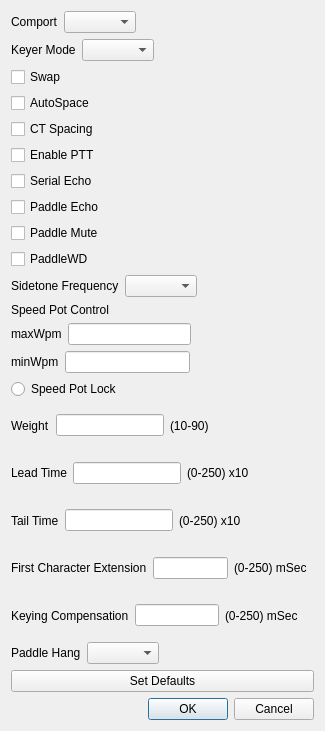
<?xml version="1.0" encoding="UTF-8"?>
<ui version="4.0">
 <class>WinKeyerSetupDialog</class>
 <widget class="QDialog" name="WinKeyerSetupDialog">
  <property name="geometry">
   <rect>
    <x>0</x>
    <y>0</y>
    <width>325</width>
    <height>731</height>
   </rect>
  </property>
  <property name="windowTitle">
   <string>Dialog</string>
  </property>
  <layout class="QVBoxLayout" name="verticalLayout_3">
   <item>
    <layout class="QHBoxLayout" name="horizontalLayout">
     <item>
      <widget class="QLabel" name="label">
       <property name="text">
        <string>Comport</string>
       </property>
      </widget>
     </item>
     <item>
      <widget class="QComboBox" name="comportSel"/>
     </item>
     <item>
      <spacer name="horizontalSpacer_2">
       <property name="orientation">
        <enum>Qt::Horizontal</enum>
       </property>
       <property name="sizeHint" stdset="0">
        <size>
         <width>40</width>
         <height>20</height>
        </size>
       </property>
      </spacer>
     </item>
    </layout>
   </item>
   <item>
    <layout class="QHBoxLayout" name="horizontalLayout_2">
     <item>
      <widget class="QLabel" name="label_2">
       <property name="text">
        <string>Keyer Mode</string>
       </property>
      </widget>
     </item>
     <item>
      <widget class="QComboBox" name="keyerModeSelect"/>
     </item>
     <item>
      <spacer name="horizontalSpacer">
       <property name="orientation">
        <enum>Qt::Horizontal</enum>
       </property>
       <property name="sizeHint" stdset="0">
        <size>
         <width>40</width>
         <height>20</height>
        </size>
       </property>
      </spacer>
     </item>
    </layout>
   </item>
   <item>
    <layout class="QVBoxLayout" name="verticalLayout_2">
     <item>
      <widget class="QCheckBox" name="paddleSwapChkBox">
       <property name="text">
        <string>Swap</string>
       </property>
      </widget>
     </item>
     <item>
      <widget class="QCheckBox" name="autoSpaceChkBox">
       <property name="text">
        <string>AutoSpace</string>
       </property>
      </widget>
     </item>
     <item>
      <widget class="QCheckBox" name="ctSpacingChkBox">
       <property name="text">
        <string>CT Spacing</string>
       </property>
      </widget>
     </item>
     <item>
      <widget class="QCheckBox" name="enablePttChkBox">
       <property name="text">
        <string>Enable PTT</string>
       </property>
      </widget>
     </item>
     <item>
      <widget class="QCheckBox" name="serialEchoChkBox">
       <property name="text">
        <string>Serial Echo</string>
       </property>
      </widget>
     </item>
     <item>
      <widget class="QCheckBox" name="paddleEchoChkBox">
       <property name="text">
        <string>Paddle Echo</string>
       </property>
      </widget>
     </item>
     <item>
      <widget class="QCheckBox" name="paddleMuteChkBox">
       <property name="text">
        <string>Paddle Mute</string>
       </property>
      </widget>
     </item>
     <item>
      <widget class="QCheckBox" name="paddleWdChkBox">
       <property name="text">
        <string>PaddleWD</string>
       </property>
      </widget>
     </item>
    </layout>
   </item>
   <item>
    <layout class="QHBoxLayout" name="horizontalLayout_3">
     <item>
      <widget class="QLabel" name="label_9">
       <property name="text">
        <string>Sidetone Frequency</string>
       </property>
      </widget>
     </item>
     <item>
      <widget class="QComboBox" name="sidetoneComboSel"/>
     </item>
     <item>
      <spacer name="horizontalSpacer_9">
       <property name="orientation">
        <enum>Qt::Horizontal</enum>
       </property>
       <property name="sizeHint" stdset="0">
        <size>
         <width>40</width>
         <height>20</height>
        </size>
       </property>
      </spacer>
     </item>
    </layout>
   </item>
   <item>
    <layout class="QVBoxLayout" name="verticalLayout">
     <item>
      <widget class="QLabel" name="label_10">
       <property name="text">
        <string>Speed Pot Control</string>
       </property>
      </widget>
     </item>
     <item>
      <layout class="QHBoxLayout" name="horizontalLayout_11">
       <item>
        <widget class="QLabel" name="label_16">
         <property name="text">
          <string>maxWpm</string>
         </property>
        </widget>
       </item>
       <item>
        <widget class="QLineEdit" name="minWpmLineEdit"/>
       </item>
       <item>
        <spacer name="horizontalSpacer_10">
         <property name="orientation">
          <enum>Qt::Horizontal</enum>
         </property>
         <property name="sizeHint" stdset="0">
          <size>
           <width>40</width>
           <height>20</height>
          </size>
         </property>
        </spacer>
       </item>
      </layout>
     </item>
     <item>
      <layout class="QHBoxLayout" name="horizontalLayout_10">
       <item>
        <widget class="QLabel" name="label_17">
         <property name="text">
          <string>minWpm</string>
         </property>
        </widget>
       </item>
       <item>
        <widget class="QLineEdit" name="maxWpmLineEdit"/>
       </item>
       <item>
        <spacer name="horizontalSpacer_11">
         <property name="orientation">
          <enum>Qt::Horizontal</enum>
         </property>
         <property name="sizeHint" stdset="0">
          <size>
           <width>40</width>
           <height>20</height>
          </size>
         </property>
        </spacer>
       </item>
      </layout>
     </item>
     <item>
      <widget class="QRadioButton" name="speedPotLockRadBut">
       <property name="text">
        <string>Speed Pot Lock</string>
       </property>
      </widget>
     </item>
    </layout>
   </item>
   <item>
    <layout class="QHBoxLayout" name="horizontalLayout_4">
     <item>
      <widget class="QLabel" name="label_3">
       <property name="text">
        <string>Weight</string>
       </property>
      </widget>
     </item>
     <item>
      <widget class="WinkeyerLineInput" name="weightLineEdit"/>
     </item>
     <item>
      <widget class="QLabel" name="label_11">
       <property name="text">
        <string>(10-90)</string>
       </property>
      </widget>
     </item>
     <item>
      <spacer name="horizontalSpacer_3">
       <property name="orientation">
        <enum>Qt::Horizontal</enum>
       </property>
       <property name="sizeHint" stdset="0">
        <size>
         <width>40</width>
         <height>20</height>
        </size>
       </property>
      </spacer>
     </item>
    </layout>
   </item>
   <item>
    <layout class="QHBoxLayout" name="horizontalLayout_5">
     <item>
      <widget class="QLabel" name="label_4">
       <property name="text">
        <string>Lead Time</string>
       </property>
      </widget>
     </item>
     <item>
      <widget class="WinkeyerLineInput" name="leadTimeLineEdit"/>
     </item>
     <item>
      <widget class="QLabel" name="label_12">
       <property name="text">
        <string>(0-250) x10</string>
       </property>
      </widget>
     </item>
     <item>
      <spacer name="horizontalSpacer_4">
       <property name="orientation">
        <enum>Qt::Horizontal</enum>
       </property>
       <property name="sizeHint" stdset="0">
        <size>
         <width>40</width>
         <height>20</height>
        </size>
       </property>
      </spacer>
     </item>
    </layout>
   </item>
   <item>
    <layout class="QHBoxLayout" name="horizontalLayout_6">
     <item>
      <widget class="QLabel" name="label_5">
       <property name="text">
        <string>Tail Time</string>
       </property>
      </widget>
     </item>
     <item>
      <widget class="WinkeyerLineInput" name="TailTimeLineEdit"/>
     </item>
     <item>
      <widget class="QLabel" name="label_13">
       <property name="text">
        <string>(0-250) x10</string>
       </property>
      </widget>
     </item>
     <item>
      <spacer name="horizontalSpacer_5">
       <property name="orientation">
        <enum>Qt::Horizontal</enum>
       </property>
       <property name="sizeHint" stdset="0">
        <size>
         <width>40</width>
         <height>20</height>
        </size>
       </property>
      </spacer>
     </item>
    </layout>
   </item>
   <item>
    <layout class="QHBoxLayout" name="horizontalLayout_7">
     <item>
      <widget class="QLabel" name="label_6">
       <property name="text">
        <string>First Character Extension</string>
       </property>
      </widget>
     </item>
     <item>
      <widget class="WinkeyerLineInput" name="firstCharExtenLineEdit"/>
     </item>
     <item>
      <widget class="QLabel" name="label_14">
       <property name="text">
        <string>(0-250) mSec</string>
       </property>
      </widget>
     </item>
     <item>
      <spacer name="horizontalSpacer_6">
       <property name="orientation">
        <enum>Qt::Horizontal</enum>
       </property>
       <property name="sizeHint" stdset="0">
        <size>
         <width>40</width>
         <height>20</height>
        </size>
       </property>
      </spacer>
     </item>
    </layout>
   </item>
   <item>
    <layout class="QHBoxLayout" name="horizontalLayout_8">
     <item>
      <widget class="QLabel" name="label_7">
       <property name="text">
        <string>Keying Compensation</string>
       </property>
      </widget>
     </item>
     <item>
      <widget class="WinkeyerLineInput" name="keyCompLineEdit"/>
     </item>
     <item>
      <widget class="QLabel" name="label_15">
       <property name="text">
        <string>(0-250) mSec</string>
       </property>
      </widget>
     </item>
     <item>
      <spacer name="horizontalSpacer_7">
       <property name="orientation">
        <enum>Qt::Horizontal</enum>
       </property>
       <property name="sizeHint" stdset="0">
        <size>
         <width>40</width>
         <height>20</height>
        </size>
       </property>
      </spacer>
     </item>
    </layout>
   </item>
   <item>
    <layout class="QHBoxLayout" name="horizontalLayout_9">
     <item>
      <widget class="QLabel" name="label_8">
       <property name="text">
        <string>Paddle Hang</string>
       </property>
      </widget>
     </item>
     <item>
      <widget class="QComboBox" name="hangTimeComboSel"/>
     </item>
     <item>
      <spacer name="horizontalSpacer_8">
       <property name="orientation">
        <enum>Qt::Horizontal</enum>
       </property>
       <property name="sizeHint" stdset="0">
        <size>
         <width>40</width>
         <height>20</height>
        </size>
       </property>
      </spacer>
     </item>
    </layout>
   </item>
   <item>
    <widget class="QPushButton" name="setDefaultsPushButton">
     <property name="text">
      <string>Set Defaults</string>
     </property>
    </widget>
   </item>
   <item>
    <widget class="QDialogButtonBox" name="buttonBox">
     <property name="orientation">
      <enum>Qt::Horizontal</enum>
     </property>
     <property name="standardButtons">
      <set>QDialogButtonBox::Cancel|QDialogButtonBox::Ok</set>
     </property>
    </widget>
   </item>
  </layout>
 </widget>
 <customwidgets>
  <customwidget>
   <class>WinkeyerLineInput</class>
   <extends>QLineEdit</extends>
   <header>winkeyerlineinput.h</header>
  </customwidget>
 </customwidgets>
 <resources/>
 <connections>
  <connection>
   <sender>buttonBox</sender>
   <signal>accepted()</signal>
   <receiver>WinKeyerSetupDialog</receiver>
   <slot>accept()</slot>
   <hints>
    <hint type="sourcelabel">
     <x>248</x>
     <y>254</y>
    </hint>
    <hint type="destinationlabel">
     <x>157</x>
     <y>274</y>
    </hint>
   </hints>
  </connection>
  <connection>
   <sender>buttonBox</sender>
   <signal>rejected()</signal>
   <receiver>WinKeyerSetupDialog</receiver>
   <slot>reject()</slot>
   <hints>
    <hint type="sourcelabel">
     <x>316</x>
     <y>260</y>
    </hint>
    <hint type="destinationlabel">
     <x>286</x>
     <y>274</y>
    </hint>
   </hints>
  </connection>
 </connections>
</ui>
